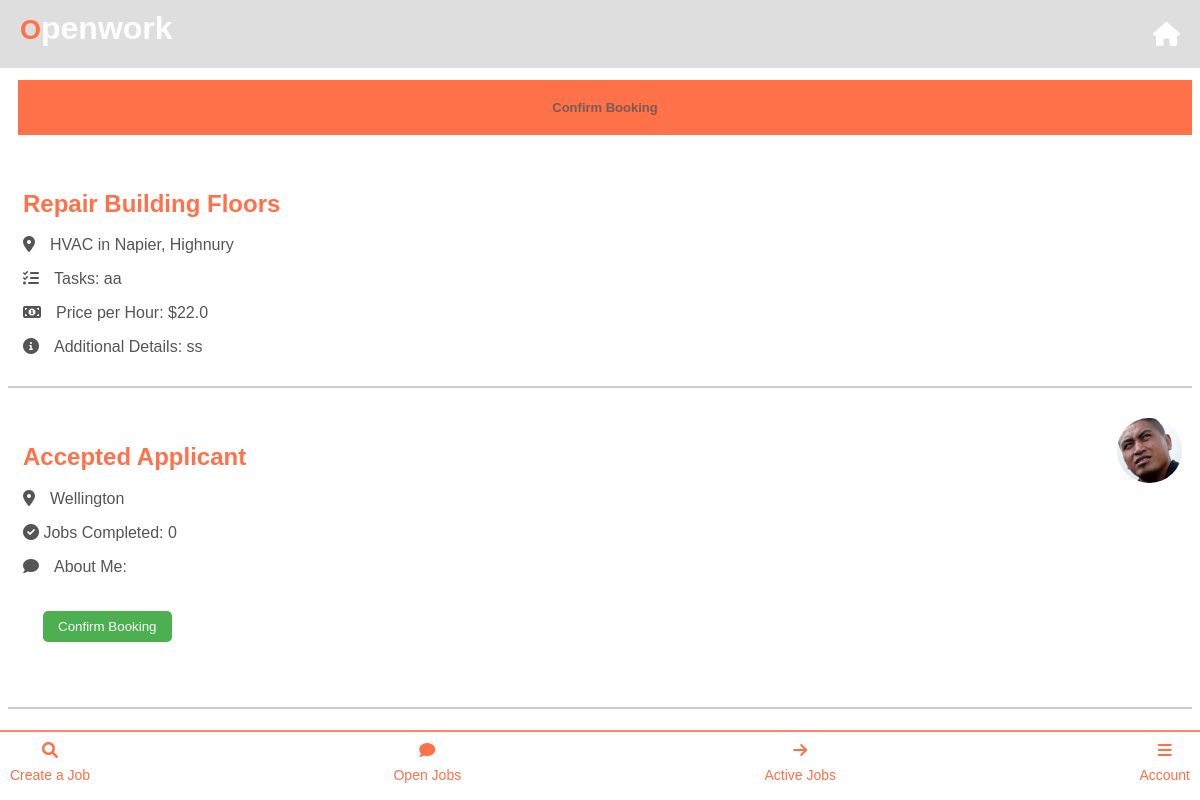
Screenshot of /chooseuser/9/2 (signed in) with the database file from the repository.
### app.py (models this page shows)
class Job(db.Model):
    id = db.Column(db.Integer, primary_key=True)
    job_name = db.Column(db.String(100), nullable=False)
    job_category = db.Column(db.String(100), nullable=False)
    location = db.Column(db.String(100), nullable=True)  # Add location column here
    city = db.Column(db.String(100), nullable=False)
    suburb = db.Column(db.String(100), nullable=False)
    tasks = db.Column(db.String(250), nullable=False)
    price_per_hour = db.Column(db.Float, nullable=False)
    image_paths = db.Column(db.String(255))
    additional_details = db.Column(db.String(250))
    date_created = db.Column(db.DateTime, default=datetime.utcnow)
    status = db.Column(db.String(20), default='open')  # 'open', 'applied', 'closed', etc.
    applicants = db.relationship('JobApplication', backref='job', lazy=True)
    accepted_user_id = db.Column(db.Integer, nullable=True)
    business_profile_id = db.Column(db.Integer, db.ForeignKey('business_profile.id'), nullable=False)
    payment_required = db.Column(db.Boolean, default=False)
    user_id = db.Column(db.Integer, db.ForeignKey('user.id'))  # Foreign key to User
    user = db.relationship('User', backref=db.backref('jobs', lazy=True))  # Relationship to User

class UserProfileImage(db.Model):
    id = db.Column(db.Integer, primary_key=True)
    user_id = db.Column(db.Integer, db.ForeignKey('user.id'), nullable=False)
    filename = db.Column(db.String(100), nullable=False)

class User(UserMixin, db.Model):
    id = db.Column(db.Integer, primary_key=True)
    user_type = db.Column(db.String(20), nullable=False, default='labourer')
    location = db.Column(db.String(100), nullable=False)
    email = db.Column(db.String(100), unique=True, nullable=False)
    password = db.Column(db.String(100), nullable=False)
    first_name = db.Column(db.String(50), nullable=True)  # Initially nullable
    last_name = db.Column(db.String(50), nullable=True)   # Initially nullable
    jobs_completed = db.Column(db.Integer, default=0)
    business_profile = db.relationship('BusinessProfile', backref='user', uselist=False)
    profile_image = db.relationship('UserProfileImage', backref='user', uselist=False)
    labourer_profile = db.relationship('LabourerProfile', backref='user', uselist=False)
    company_details = db.relationship('CompanyDetails', uselist=False)

### app.py (the view)
@app.route('/chooseuser/<int:job_id>/<int:user_id>', methods=['GET'])
@login_required
def choose_user(job_id, user_id):
    job = Job.query.get(job_id)
    user = User.query.get(user_id)
    return render_template('confirm_user.html', job_details={'job': job}, selected_user=user)

### app.py (called while the page is built)
@login_manager.user_loader
def load_user(user_id):
    return User.query.get(int(user_id))  # Load a user by ID

### templates/confirm_user.html (shortened to what this page needs)
<!DOCTYPE html>
<html lang="en">
<head>
  <link rel="stylesheet" href="https://cdnjs.cloudflare.com/ajax/libs/font-awesome/6.0.0-beta3/css/all.min.css">
  <link rel="stylesheet" href="{{ url_for('static', filename='labourer_home.css') }}">
</head>
<body>
  {% extends 'base_business.html' %}
  {% block content %}
  <br>
  <br>
  <div class="info-container">
    <h1>Confirm Booking</h1>
  </div>
  <div class="job-details-container">
    <h2>{{ job_details.job.job_name }}</h2>
    <p><i class="fas fa-map-marker-alt icon"></i>{{ job_details.job.job_category }} in {{ job_details.job.city }}, {{ job_details.job.suburb }}</p>
    <p><i class="fas fa-tasks icon"></i>Tasks: {{ job_details.job.tasks }}</p>
    <p><i class="fas fa-money-bill-alt icon"></i>Price per Hour: ${{ job_details.job.price_per_hour }}</p>
    <p><i class="fas fa-info-circle icon"></i>Additional Details: {{ job_details.job.additional_details }}</p>
  </div>
  <div class="applicant-profile">
  <h2>Accepted Applicant</h2>
  {% if selected_user and selected_user.profile_image %}
    <img src="{{ url_for('static', filename='profile_pics/' ~ selected_user.profile_image.filename) }}" alt="User Image" class="profile-pic" id="profile-image">
    <p><i class="fas fa-map-marker-alt icon"></i>{{ selected_user.location }}</p>
    <p><i class="fas fa-check-circle label-icon"></i> Jobs Completed: {{ selected_user.jobs_completed }}</i></p>
    <p><i class="fas fa-comment icon"></i>About Me: </p>
  {% else %}
    <p>No user information available for this application.</p>
  {% endif %}
    <form method="post" action="{{ url_for('process_applications', job_id=job_details['job'].id, user_id=selected_user['id']) }}" class="accept-form">
    <button type="submit" class="accept-button">Confirm Booking</button>
    </form>
</div>
  {% endblock %}

### static/labourer_home.css (style rules this page uses)
.info-container { background-color: #fff; margin-bottom: 20px; margin-left: 10px; }
.info-container h1 { color: #585858d3; font-size: small; }
h2 { color: #ff7148; }

### static/base_business.css (style rules this page uses)
h1 { color: #ff7148; font-family: "Arial", sans-serif; margin-bottom: 10px; }
h1 { font-size: 24px; margin: 0; padding: 0; border-top-right-radius: ; }

### templates/confirm_user.html (style rules this page uses)
.info-container { text-align: center; padding: 20px; background-color: #ff7148; }
.job-details-container, .applicant-profile { background-color: #fff; padding: 15px; margin-bottom: 20px; border-bottom: 2px solid #ccc; font-family: 'Lucida Sans', 'Lucida Sans Regular', 'Lucida Grande', 'Lucida Sans Unicode', Geneva, Verdana, sans-serif; }
.job-details-container h2, .applicant-profile h2 { color: #ff7148; margin-bottom: 18px; }
.job-details-container p, .applicant-profile p { color: #555; margin-bottom: 15px; }
.job-details-container .icon, .applicant-profile .icon { margin-right: 15px; }
.applicant-profile { position: relative; }
.applicant-profile .profile-pic { border-radius: 50%; width: 65px; height: 65px; object-fit: cover; position: absolute; top: 10px; right: 10px; }
.applicant-profile p { color: #555; margin-bottom: 15px; }
.chat-link, .accept-form { margin-left: 20px; display: inline-block; }
.accept-button { background-color: #4CAF50; color: white; border: none; padding: 8px 15px; border-radius: 5px; cursor: pointer; margin-bottom: 50px; margin-top: 20px; }

### rows the page displays
Job: job.job_name "Repair Building Floors", job.job_category "HVAC", job.city "Napier", job.suburb "Highnury", job.tasks "aa", job.price_per_hour "22.0", job.additional_details "ss"
UserProfileImage: filename (picture)
User: location "Wellington", jobs_completed "0"
